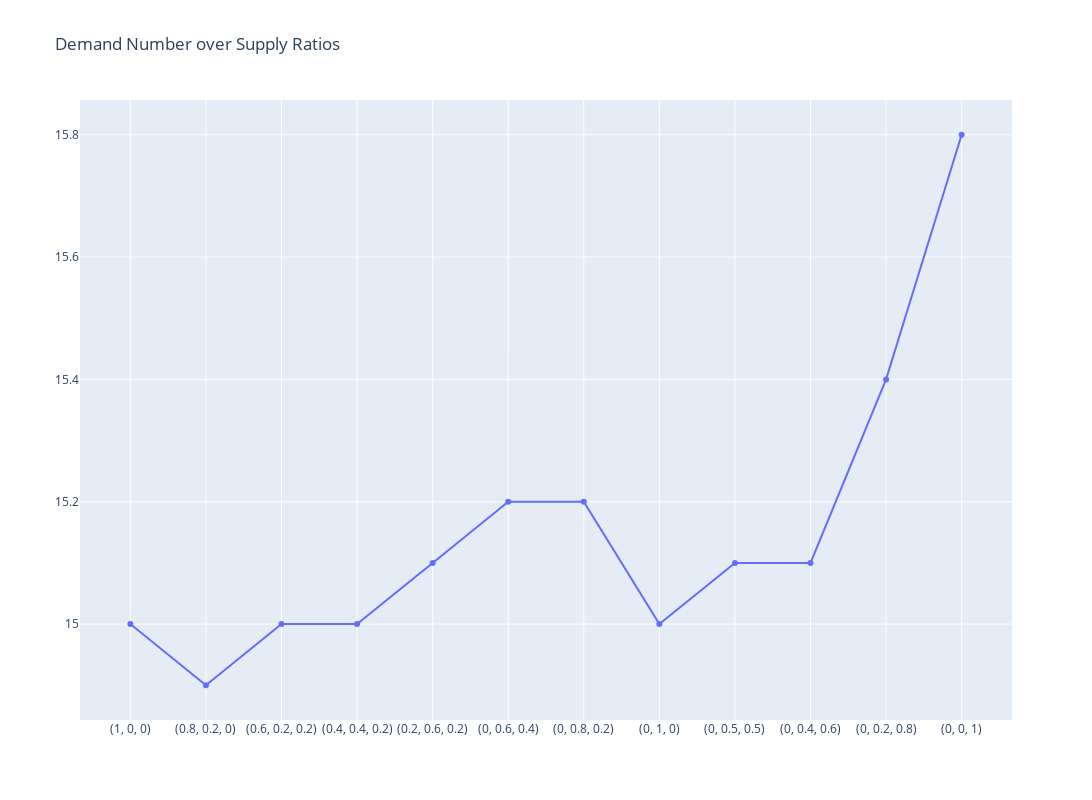

Here is the notebook cell this chart was saved with:
### Code cell
from plotly.subplots import make_subplots
import plotly.graph_objects as go

mean_numbers = [np.mean(list_of_total_cost, axis=0) for list_of_total_cost in full_numbers]

fig = make_subplots(rows=1, cols=1)

fig.append_trace(go.Scatter(
    x=[str(i) for i in demand_ratios], 
    y=[ratio[0] + ratio[1] + ratio[2] for ratio in mean_numbers]
), row=1, col=1)



fig.update_layout(height=800, width=1300, title_text="Demand Number over Supply Ratios")
fig.show()

### Figure 1 — Plotly figure (JSON) as saved in the notebook; plotly's stock layout.template omitted (floating-point values rounded to 4 significant figures)
{"data": [{"type": "scatter", "x": ["(1, 0, 0)", "(0.8, 0.2, 0)", "(0.6, 0.2, 0.2)", "(0.4, 0.4, 0.2)", "(0.2, 0.6, 0.2)", "(0, 0.6, 0.4)", "(0, 0.8, 0.2)", "(0, 1, 0)", "(0, 0.5, 0.5)", "(0, 0.4, 0.6)", "(0, 0.2, 0.8)", "(0, 0, 1)"], "xaxis": "x", "y": [15, 14.9, 15, 15, 15.1, 15.2, 15.2, 15, 15.1, 15.1, 15.4, 15.8], "yaxis": "y"}], "layout": {"height": 800, "title": {"text": "Demand Number over Supply Ratios"}, "width": 1300, "xaxis": {"anchor": "y", "domain": [0, 1]}, "yaxis": {"anchor": "x", "domain": [0, 1]}}}
